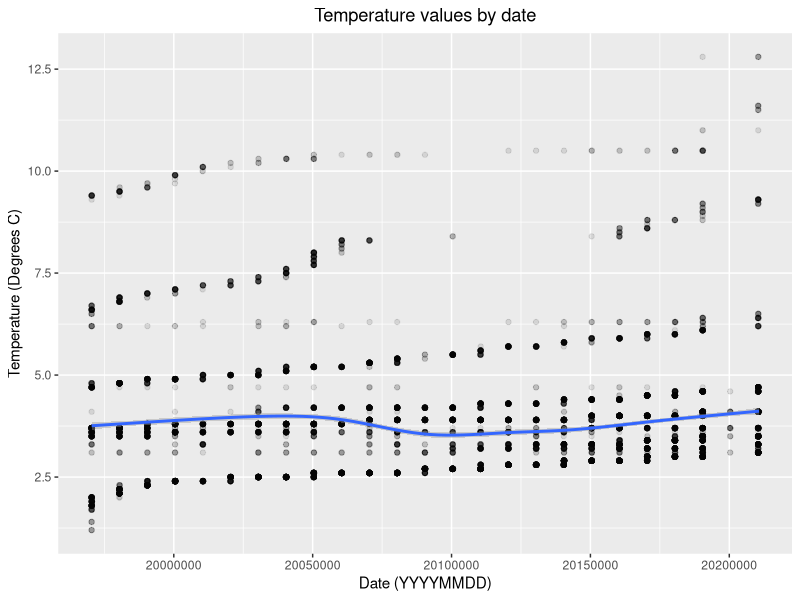
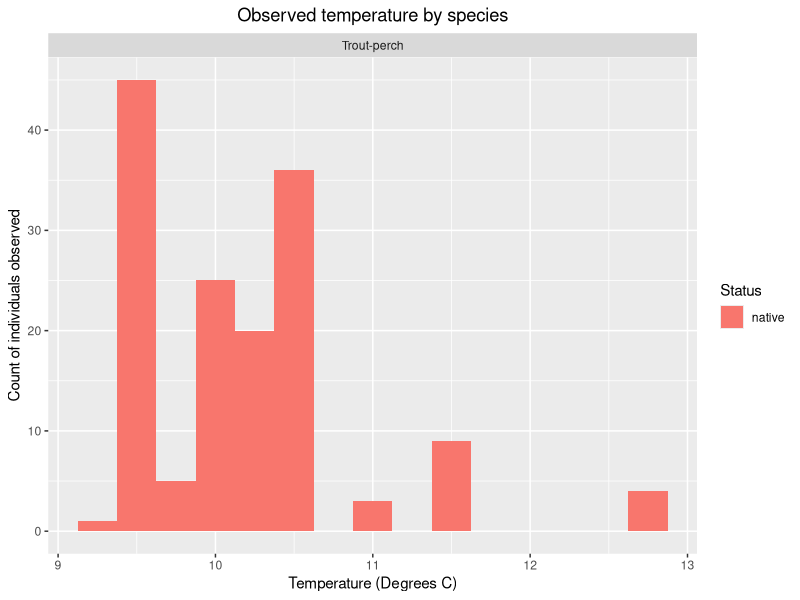
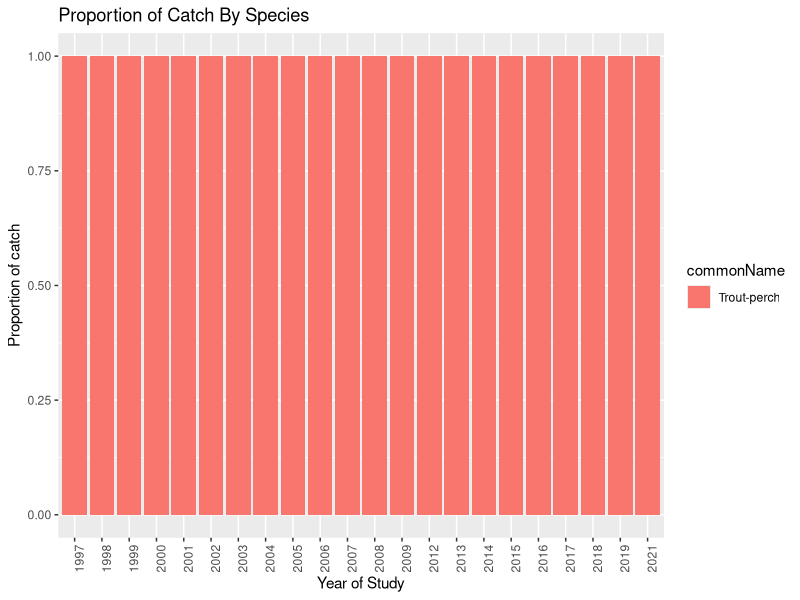

Reproduce these figures in R, in order.
## ---- chunk 1
# libraries used
library(ggplot2)
library(dplyr)
library(ggfortify)
library(tidyverse)
## ---- chunk 2
fish.data <- read.csv("TrawlCatch_SpringPreyfishBottomTrawl.csv")
fish.data.raw <- fish.data %>% 
  mutate(year=as.factor(year)) #didn't want year to be a continuous variable, I wanted them as discrete values not continuous.
fish.data <- fish.data.raw %>% 
  filter(!is.na(fishingTemperature_C), !is.na(latitude), !is.na(longitude), commonName!= "No fish caught", commonName!= "Miscellaneous or unidentified species", commonName!=  "Unidentified coregonid", commonName!= "Unidentified minnows",  commonName!= "Uninidentified redhorse")#I am removing any datapoints where the temperature, latitude, or longitude is not collected because they will not be useful for the questions we are asking unless we have those data
#I am also removing unidentified or misc. fishes
## ---- chunk 3
fish.data %>% 
  group_by(commonName) %>% 
  tally() %>% 
  arrange(desc(n)) #this helped us see how many observations we had per species 
fish.list <- as.data.frame(unique(fish.data$commonName)) #this just made a data frame of the list so we could check if each one was exotic or native
fish.data.exonat <- fish.data %>% #Here we made a new column that marks each fish species as exotic or native. This was based on a few papers listed in our methods. We did not bother doing this for any fishes where there were less than 200 observations because they would not be used for this analysis anyway. We also did not do this for non-fish species as they are not the focus of this analysis. 
  mutate(inv.status = case_when(
    endsWith(commonName, "Alewife") ~ "exotic",
    endsWith(commonName, "Sea lamprey") ~ "exotic",
    endsWith(commonName, "Chinook salmon") ~ "exotic",
    endsWith(commonName, "Rainbow trout (Steelhead)") ~ "exotic",
    endsWith(commonName, "Carp") ~ "exotic",
    endsWith(commonName, "Brown trout") ~ "exotic",
    endsWith(commonName, "Rainbow smelt") ~ "exotic",
    endsWith(commonName, "Coho salmon") ~ "exotic",
    endsWith(commonName, "White perch") ~ "exotic",
    endsWith(commonName, "Blueback herring") ~ "exotic", 
    endsWith(commonName, "Chain pickerel") ~ "exotic",
    endsWith(commonName, "Round goby") ~ "exotic",
    endsWith(commonName, "Tubenose goby") ~ "exotic",
    endsWith(commonName, "Threespine stickleback") ~ "native",
    endsWith(commonName, "Emerald shiner") ~ "native",
    endsWith(commonName, "Lake whitefish") ~ "native",
    endsWith(commonName, "Deepwater sculpin") ~ "native",
    endsWith(commonName, "Lake trout") ~ "native",
    endsWith(commonName, "Burbot") ~ "native",
    endsWith(commonName, "Slimy sculpin") ~ "native",
    endsWith(commonName, "Emerald shiner") ~ "native",
    endsWith(commonName, "Cisco (lake herring)") ~ "native",
    endsWith(commonName, "Whitefishes") ~ "native",
    endsWith(commonName, "Johnny darter") ~ "native",  
    endsWith(commonName, "Trout-perch") ~ "native", 
    endsWith(commonName, "Yellow perch") ~ "native", 
    endsWith(commonName, "Spottail shiner") ~ "native"
    ))
fish.data.exonat %>% 
  filter(is.na(inv.status)) %>% 
  group_by(commonName) %>% 
  tally() %>% 
  arrange(desc(n))
#Checking to see which ones I hadn't researched yet to make sure I did not miss any important ones.
#Dreissena are mussels and we are only focused on fishes so we will be cutting those out anyway
#We ignore everything below 200 observations on this list because they do not have enough observations to be included in our data
fish.data.exonat %>%  #now that we have labeled each species, we can display our native species of interest. 
  filter(inv.status=="native") %>% 
  group_by(commonName) %>% 
  tally() %>% 
  arrange(desc(n))
#based on this, we can choose only species with more than 300 observations. In this case that means Yellow perch, Threespine stickleback, Deepwater sculpin, Trout-perch, Johnny darter, Lake trout, and Slimy sculpin.
## ---- chunk 4
fish.data.clean <- fish.data.exonat %>% #this is now the data we are interested in, including only the species that we are able to look at.
  filter(commonName=="Yellow perch" | commonName=="Threespine stickleback" | commonName=="Deepwater sculpin" | commonName=="Trout-perch" | commonName=="Johnny darter" | commonName=="Lake trout" | commonName=="Slimy sculpin" | commonName=="Round goby")

head(fish.data.clean)
## ---- chunk 5
fish.data.clean2 <- fish.data.clean
## ---- chunk 6
library(dplyr)
fish.data.clean <- fish.data.clean2 %>%
  group_by(opDate) %>%
  mutate(opDate = paste0(substr(opDate,1,4), "-", substr(opDate,5,6), "-", substr(opDate,7,8))) %>% 
  as.data.frame(mutate(opDate = as.character(opDate)))

## ---- chunk 7
unique(fish.data$year) #we have data from 1997 to 2022
#the dates should be converted into a more readable format. I just don't know how to do that so I need to ask for help.

ggplot(fish.data, aes(x=opDate, y=fishingTemperature_C)) + geom_point(alpha=0.1) + geom_smooth() + labs(title="Temperature values by date", x="Date (YYYYMMDD)", y="Temperature (Degrees C)") + theme(plot.title = element_text(hjust = 0.5)) 
## ---- chunk 8
ggplot(fish.data.clean, aes(x=fishingTemperature_C, fill=inv.status)) + geom_histogram(bins=15) + facet_wrap(~commonName) + labs(title="Observed temperature by species", x="Temperature (Degrees C)", y="Count of individuals observed") + theme(plot.title = element_text(hjust = 0.5)) + scale_fill_discrete(name = "Status")
#plotting the count of observations of each species depending on the temperature.
## ---- chunk 9
# Proportion of the total catch from the first siting in 1997 --> 
# Based on abundance
fish.data.clean %>% 
  group_by(commonName, year) %>% 
  # filtering out year based on first time a goby was sighted --> in 1997
  filter(year %in% seq(1997, 2022)) %>% 
  tally(n) %>%  # tallying up occurances of each species
  ggplot(aes(x=year, y=n, fill=commonName)) + geom_bar(position="fill", stat="identity") + labs(title="Proportion of Catch By Species", x="Year of Study", y="Proportion of catch") + theme(axis.text.x = element_text(angle=90, hjust=1))
